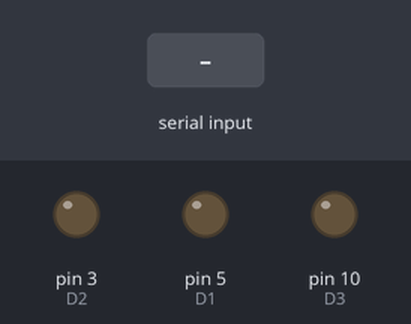
Bench run of a sketch on a simulated Arduino Uno, built with avr-gcc and run on an emulated ATmega328P. Parts: output pins drawn as LEDs (lit = HIGH). The inputs (shaded band) are chosen by the test bench. Pins used as bus, display or sensor lines are not drawn; what the sketch prints to the serial monitor is not drawn.

Above: at 1.2 s.
1.3 s: "." received over Serial
At 2.4 s:
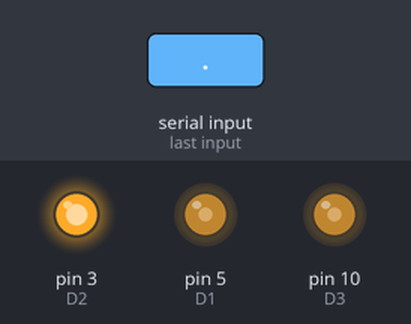
2.8 s: "90,45\n" received over Serial
4.3 s: "30,150\n" received over Serial
Timing chart, 0 to 7.3 s (numbered marks = the images above; inputs shaded):
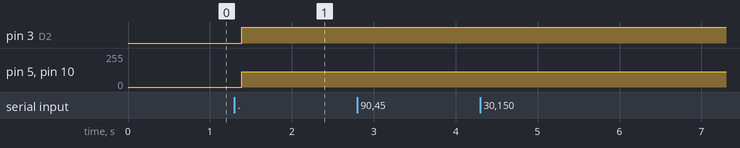

Measured:
- after the input at 1.3 s, pin 3 (D2): LOW → HIGH after 0.09 s; pin 5 (D1), pin 10 (D3): 0/255 → 116/255 after 0.09 s
- after the input at 2.8 s, every drawn part: stays the same
- after the input at 4.3 s, every drawn part: stays the same

The sketch:

Bot.ino
```cpp
char buffer[9];
const int buffer_len = 9;
boolean characterSent = false;
boolean leftRight = false;
int accel = 0;
int turn = 0;
int reverse = 0;
const int flex = A0;
const int force = A1;
const byte D1 = 5;
const byte D2 = 3;
const byte D3 = 10;
const byte D4 = 9;
int FlexValue=0;
int ForceValue = 255;
int FlexValueMax = 100;
int FlexValueMin = 0;
int FlexValueMid = 50;
int FlexValueMidUpper = FlexValueMid - 10;

//DC motor variables
byte motorSpeed = 0;
byte motorSpeedMax = 255;
byte motorSpeedMin = 0; //set to smallest value that make motor move (default 0)
                         // DC motor that I use start to move at 90 pwm value


void clearBuffer()
{
  for(int i = 0; i < buffer_len; i++)
  {
    buffer[i] = 0;
  }
}


void setup()
{

 pinMode(flex, INPUT);
 pinMode(force, INPUT);
 pinMode(D1, OUTPUT);
 pinMode(D2, OUTPUT);
 pinMode(D3, OUTPUT);
 pinMode(D4, OUTPUT);
 Serial.begin(9600);
 clearBuffer();
 Serial.flush();
}

void loop()
{
  if(!characterSent)
  {
    Serial.print('a');
    characterSent = true;
  }

  //Get commands
  if(Serial.available())
  {
    characterSent = false;
    char check = Serial.read();

    if(check == '.')
    {
      for (int i=0; i <buffer_len; i++)
      {
        buffer[i] = Serial.read();
        delay(10);
      }

      char acceleration[3] =  { buffer[0], buffer[1], buffer[2] };
      char reverseAccel[3] =  { buffer[3], buffer[4], buffer[5] };
      char steering[3] = { buffer[6], buffer[7], buffer[8] };
      accel        = 100*(acceleration[0] - '0') + 10*(acceleration[1]-'0') + (acceleration[2]-'0');
      reverse      = 100*(reverseAccel[0] - '0') + 10*(reverseAccel[1]-'0') + (reverseAccel[2]-'0');
      turn         = 100*(steering[0] - '0') + 10*(steering[1]-'0') + (steering[2]-'0');
      if(accel > FlexValueMidUpper && reverse < 50) //Forward
    {
        motorSpeed = map(accel, FlexValueMax, FlexValueMidUpper, motorSpeedMin, motorSpeedMax);
        MotorForward(motorSpeed);
    }

    else if(accel > FlexValueMidUpper && reverse > 50) //Backward
    {
       motorSpeed = map(accel, FlexValueMidUpper, FlexValueMax, motorSpeedMin, motorSpeedMax);
       MotorBackward(motorSpeed);
    }
    else if(turn > 178) //Right
    {
        motorSpeed = map(turn, 255, 178, motorSpeedMin, motorSpeedMax);
        MotorRight(motorSpeed);
    }
    else if(turn < 100)  //Left
    {
        motorSpeed = map(turn, 78, 0, motorSpeedMin, motorSpeedMax);
        MotorLeft(motorSpeed);
    }
    else
    {
       MotorStop();
    }
  }
 }

}
 void MotorForward( byte spd)
{
    digitalWrite(D2, HIGH);
    analogWrite(D1, spd);
    digitalWrite(D3, HIGH);
    analogWrite(D4, spd);

}
void MotorBackward( byte SpdY)
{
    digitalWrite(D2, LOW);
    analogWrite(D1, SpdY);
    digitalWrite(D3, LOW);
    analogWrite(D4, SpdY);
}
void MotorLeft( byte spdL)
{
    digitalWrite(D2, HIGH);
    analogWrite(D1, spdL);
    digitalWrite(D4, HIGH);
    analogWrite(D3, spdL);
}

void MotorRight( byte SpdR)
{
    digitalWrite(D2, LOW);
    analogWrite(D1, SpdR);
    digitalWrite(D4, LOW);
    analogWrite(D3, SpdR);
}
void MotorStop()
{
    analogWrite(D1, LOW);
    digitalWrite(D2, LOW);
    analogWrite(D3, LOW);
    digitalWrite(D4, LOW);
}
```
